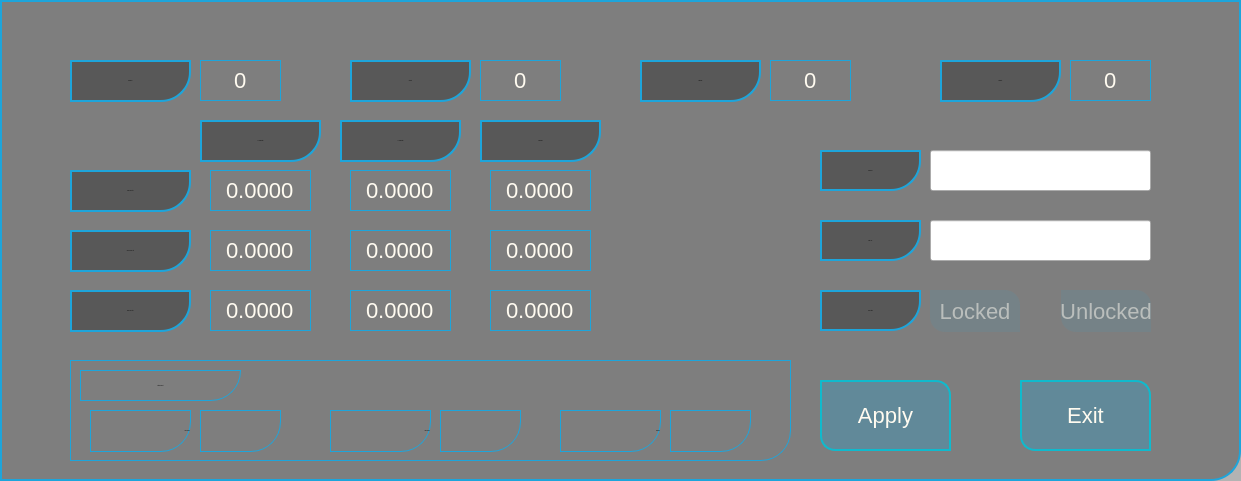
  <widget class="QFrame" name="Configurationframe">
   <property name="geometry">
    <rect>
     <x>60</x>
     <y>80</y>
     <width>1241</width>
     <height>481</height>
    </rect>
   </property>
   <property name="styleSheet">
    <string notr="true">QFrame{
border:2px solid rgba(29,165,219,1.0);
border-bottom-right-radius: 30px;
background-color:rgba(0, 0, 0, 0.3);
}</string>
   </property>
   <property name="frameShape">
    <enum>QFrame::StyledPanel</enum>
   </property>
   <property name="frameShadow">
    <enum>QFrame::Raised</enum>
   </property>
   <widget class="QFrame" name="StatusFrame">
    <property name="geometry">
     <rect>
      <x>70</x>
      <y>360</y>
      <width>721</width>
      <height>101</height>
     </rect>
    </property>
    <property name="styleSheet">
     <string notr="true">QFrame{
border:1px solid rgba(29,165,219,1.0);
border-bottom-right-radius: 30px;
background-color:rgba(0, 0, 0, 0);
}</string>
    </property>
    <property name="frameShape">
     <enum>QFrame::StyledPanel</enum>
    </property>
    <property name="frameShadow">
     <enum>QFrame::Raised</enum>
    </property>
    <widget class="QLabel" name="labelTitleStatus">
     <property name="geometry">
      <rect>
       <x>10</x>
       <y>10</y>
       <width>161</width>
       <height>31</height>
      </rect>
     </property>
     <property name="font">
      <font>
       <pointsize>-1</pointsize>
      </font>
     </property>
     <property name="styleSheet">
      <string notr="true">QLabel{
font-size:22px;
color:rgba(29,165,219,1.0);
border:none;
};</string>
     </property>
     <property name="text">
      <string>Status Report:</string>
     </property>
     <property name="alignment">
      <set>Qt::AlignCenter</set>
     </property>
    </widget>
    <widget class="QLabel" name="labelSWVerNumTitle">
     <property name="geometry">
      <rect>
       <x>20</x>
       <y>50</y>
       <width>101</width>
       <height>42</height>
      </rect>
     </property>
     <property name="font">
      <font>
       <pointsize>-1</pointsize>
      </font>
     </property>
     <property name="styleSheet">
      <string notr="true">QLabel{
font-size:22px;
color:rgba(29,165,219,1.0);
border:none;
};</string>
     </property>
     <property name="text">
      <string>SWVerNum:</string>
     </property>
     <property name="alignment">
      <set>Qt::AlignRight|Qt::AlignTrailing|Qt::AlignVCenter</set>
     </property>
    </widget>
    <widget class="QLabel" name="labelSWVerNum">
     <property name="geometry">
      <rect>
       <x>130</x>
       <y>50</y>
       <width>81</width>
       <height>42</height>
      </rect>
     </property>
     <property name="font">
      <font>
       <pointsize>-1</pointsize>
      </font>
     </property>
     <property name="styleSheet">
      <string notr="true">QLabel{
font-size:22px;
color:rgba(29,165,219,1.0);
border:none;
};</string>
     </property>
     <property name="text">
      <string/>
     </property>
     <property name="alignment">
      <set>Qt::AlignLeading|Qt::AlignLeft|Qt::AlignVCenter</set>
     </property>
    </widget>
    <widget class="QLabel" name="labelErrRespTitle">
     <property name="geometry">
      <rect>
       <x>490</x>
       <y>50</y>
       <width>101</width>
       <height>42</height>
      </rect>
     </property>
     <property name="font">
      <font>
       <pointsize>-1</pointsize>
      </font>
     </property>
     <property name="styleSheet">
      <string notr="true">QLabel{
font-size:22px;
color:rgba(29,165,219,1.0);
border:none;
};</string>
     </property>
     <property name="text">
      <string>ErrResp:</string>
     </property>
     <property name="alignment">
      <set>Qt::AlignRight|Qt::AlignTrailing|Qt::AlignVCenter</set>
     </property>
    </widget>
    <widget class="QLabel" name="labelErrResp">
     <property name="geometry">
      <rect>
       <x>600</x>
       <y>50</y>
       <width>81</width>
       <height>42</height>
      </rect>
     </property>
     <property name="font">
      <font>
       <pointsize>-1</pointsize>
      </font>
     </property>
     <property name="styleSheet">
      <string notr="true">QLabel{
font-size:22px;
color:rgba(29,165,219,1.0);
border:none;
};</string>
     </property>
     <property name="text">
      <string/>
     </property>
     <property name="alignment">
      <set>Qt::AlignLeading|Qt::AlignLeft|Qt::AlignVCenter</set>
     </property>
    </widget>
    <widget class="QLabel" name="labelHWVerNumTitle">
     <property name="geometry">
      <rect>
       <x>260</x>
       <y>50</y>
       <width>101</width>
       <height>42</height>
      </rect>
     </property>
     <property name="font">
      <font>
       <pointsize>-1</pointsize>
      </font>
     </property>
     <property name="styleSheet">
      <string notr="true">QLabel{
font-size:22px;
color:rgba(29,165,219,1.0);
border:none;
};</string>
     </property>
     <property name="text">
      <string>HWVerNum:</string>
     </property>
     <property name="alignment">
      <set>Qt::AlignRight|Qt::AlignTrailing|Qt::AlignVCenter</set>
     </property>
    </widget>
    <widget class="QLabel" name="labelHWVerNum">
     <property name="geometry">
      <rect>
       <x>370</x>
       <y>50</y>
       <width>81</width>
       <height>42</height>
      </rect>
     </property>
     <property name="font">
      <font>
       <pointsize>-1</pointsize>
      </font>
     </property>
     <property name="styleSheet">
      <string notr="true">QLabel{
font-size:22px;
color:rgba(29,165,219);
border:none;
};</string>
     </property>
     <property name="text">
      <string/>
     </property>
     <property name="alignment">
      <set>Qt::AlignLeading|Qt::AlignLeft|Qt::AlignVCenter</set>
     </property>
    </widget>
   </widget>
   <widget class="QLabel" name="labelLuminous">
    <property name="geometry">
     <rect>
      <x>480</x>
      <y>120</y>
      <width>121</width>
      <height>42</height>
     </rect>
    </property>
    <property name="font">
     <font>
      <pointsize>-1</pointsize>
     </font>
    </property>
    <property name="styleSheet">
     <string notr="true">QLabel{
font-size:22px;
color:rgba(29,165,219,1.0);
background-color:rgba(0, 0, 0, 0);
border:none;
};</string>
    </property>
    <property name="text">
     <string>Luminous</string>
    </property>
    <property name="alignment">
     <set>Qt::AlignCenter</set>
    </property>
   </widget>
   <widget class="QLabel" name="labelBlueAttr">
    <property name="geometry">
     <rect>
      <x>70</x>
      <y>290</y>
      <width>121</width>
      <height>42</height>
     </rect>
    </property>
    <property name="font">
     <font>
      <pointsize>-1</pointsize>
     </font>
    </property>
    <property name="styleSheet">
     <string notr="true">QLabel{
font-size:22px;
color:rgba(29,165,219,1.0);
background-color:rgba(0, 0, 0, 0);
border:none;
};</string>
    </property>
    <property name="text">
     <string>Blue Color Attr:</string>
    </property>
    <property name="alignment">
     <set>Qt::AlignCenter</set>
    </property>
   </widget>
   <widget class="QDoubleSpinBox" name="doubleSpinBoxRX">
    <property name="geometry">
     <rect>
      <x>210</x>
      <y>170</y>
      <width>101</width>
      <height>41</height>
     </rect>
    </property>
    <property name="styleSheet">
     <string notr="true">QDoubleSpinBox{
border:1px solid rgb(29,165,219);
color:rgb(255,251,240);
font-size:22px;
background-color:rgba(0,0,0,0);
}

QDoubleSpinBox::up-button
{
  width:0px;
  height:0px;
}
QDoubleSpinBox::down-button
{
  width:0px;
  height:0px;
}</string>
    </property>
    <property name="alignment">
     <set>Qt::AlignCenter</set>
    </property>
    <property name="decimals">
     <number>4</number>
    </property>
    <property name="maximum">
     <double>1.000000000000000</double>
    </property>
    <property name="singleStep">
     <double>0.000010000000000</double>
    </property>
   </widget>
   <widget class="QDoubleSpinBox" name="doubleSpinBoxBX">
    <property name="geometry">
     <rect>
      <x>210</x>
      <y>290</y>
      <width>101</width>
      <height>41</height>
     </rect>
    </property>
    <property name="styleSheet">
     <string notr="true">QDoubleSpinBox{
border:1px solid rgb(29,165,219);
color:rgb(255,251,240);
font-size:22px;
background-color:rgba(0,0,0,0);
}

QDoubleSpinBox::up-button
{
  width:0px;
  height:0px;
}
QDoubleSpinBox::down-button
{
  width:0px;
  height:0px;
}</string>
    </property>
    <property name="alignment">
     <set>Qt::AlignCenter</set>
    </property>
    <property name="decimals">
     <number>4</number>
    </property>
    <property name="maximum">
     <double>1.000000000000000</double>
    </property>
    <property name="singleStep">
     <double>0.000010000000000</double>
    </property>
   </widget>
   <widget class="QLabel" name="labelRedAttr">
    <property name="geometry">
     <rect>
      <x>70</x>
      <y>170</y>
      <width>121</width>
      <height>42</height>
     </rect>
    </property>
    <property name="font">
     <font>
      <pointsize>-1</pointsize>
     </font>
    </property>
    <property name="styleSheet">
     <string notr="true">QLabel{
font-size:22px;
color:rgba(29,165,219,1.0);
background-color:rgba(0, 0, 0, 0);
border:none;
};</string>
    </property>
    <property name="text">
     <string>Red Color Attr:</string>
    </property>
    <property name="alignment">
     <set>Qt::AlignCenter</set>
    </property>
   </widget>
   <widget class="QLabel" name="labelYCoordinate">
    <property name="geometry">
     <rect>
      <x>340</x>
      <y>120</y>
      <width>121</width>
      <height>42</height>
     </rect>
    </property>
    <property name="font">
     <font>
      <pointsize>-1</pointsize>
     </font>
    </property>
    <property name="styleSheet">
     <string notr="true">QLabel{
font-size:22px;
color:rgba(29,165,219,1.0);
background-color:rgba(0, 0, 0, 0);
border:none;
};</string>
    </property>
    <property name="text">
     <string>Y Coordinate</string>
    </property>
    <property name="alignment">
     <set>Qt::AlignCenter</set>
    </property>
   </widget>
   <widget class="QDoubleSpinBox" name="doubleSpinBoxBY">
    <property name="geometry">
     <rect>
      <x>350</x>
      <y>290</y>
      <width>101</width>
      <height>41</height>
     </rect>
    </property>
    <property name="styleSheet">
     <string notr="true">QDoubleSpinBox{
border:1px solid rgb(29,165,219);
color:rgb(255,251,240);
font-size:22px;
background-color:rgba(0,0,0,0);
}

QDoubleSpinBox::up-button
{
  width:0px;
  height:0px;
}
QDoubleSpinBox::down-button
{
  width:0px;
  height:0px;
}</string>
    </property>
    <property name="alignment">
     <set>Qt::AlignCenter</set>
    </property>
    <property name="decimals">
     <number>4</number>
    </property>
    <property name="maximum">
     <double>1.000000000000000</double>
    </property>
    <property name="singleStep">
     <double>0.000010000000000</double>
    </property>
   </widget>
   <widget class="QLabel" name="labelGteenAttr">
    <property name="geometry">
     <rect>
      <x>70</x>
      <y>230</y>
      <width>121</width>
      <height>42</height>
     </rect>
    </property>
    <property name="font">
     <font>
      <pointsize>-1</pointsize>
     </font>
    </property>
    <property name="styleSheet">
     <string notr="true">QLabel{
font-size:22px;
color:rgba(29,165,219,1.0);
background-color:rgba(0, 0, 0, 0);
border:none;
};</string>
    </property>
    <property name="text">
     <string>Green Color Attr:</string>
    </property>
    <property name="alignment">
     <set>Qt::AlignCenter</set>
    </property>
   </widget>
   <widget class="QDoubleSpinBox" name="doubleSpinBoxGL">
    <property name="geometry">
     <rect>
      <x>490</x>
      <y>230</y>
      <width>101</width>
      <height>41</height>
     </rect>
    </property>
    <property name="styleSheet">
     <string notr="true">QDoubleSpinBox{
border:1px solid rgb(29,165,219);
color:rgb(255,251,240);
font-size:22px;
background-color:rgba(0,0,0,0);
}

QDoubleSpinBox::up-button
{
  width:0px;
  height:0px;
}
QDoubleSpinBox::down-button
{
  width:0px;
  height:0px;
}</string>
    </property>
    <property name="alignment">
     <set>Qt::AlignCenter</set>
    </property>
    <property name="decimals">
     <number>4</number>
    </property>
    <property name="maximum">
     <double>10.000000000000000</double>
    </property>
    <property name="singleStep">
     <double>0.000010000000000</double>
    </property>
   </widget>
   <widget class="QDoubleSpinBox" name="doubleSpinBoxRL">
    <property name="geometry">
     <rect>
      <x>490</x>
      <y>170</y>
      <width>101</width>
      <height>41</height>
     </rect>
    </property>
    <property name="styleSheet">
     <string notr="true">QDoubleSpinBox{
border:1px solid rgb(29,165,219);
color:rgb(255,251,240);
font-size:22px;
background-color:rgba(0,0,0,0);
}

QDoubleSpinBox::up-button
{
  width:0px;
  height:0px;
}
QDoubleSpinBox::down-button
{
  width:0px;
  height:0px;
}</string>
    </property>
    <property name="alignment">
     <set>Qt::AlignCenter</set>
    </property>
    <property name="decimals">
     <number>4</number>
    </property>
    <property name="maximum">
     <double>10.000000000000000</double>
    </property>
    <property name="singleStep">
     <double>0.000010000000000</double>
    </property>
   </widget>
   <widget class="QDoubleSpinBox" name="doubleSpinBoxGX">
    <property name="geometry">
     <rect>
      <x>210</x>
      <y>230</y>
      <width>101</width>
      <height>41</height>
     </rect>
    </property>
    <property name="styleSheet">
     <string notr="true">QDoubleSpinBox{
border:1px solid rgb(29,165,219);
color:rgb(255,251,240);
font-size:22px;
background-color:rgba(0,0,0,0);
}

QDoubleSpinBox::up-button
{
  width:0px;
  height:0px;
}
QDoubleSpinBox::down-button
{
  width:0px;
  height:0px;
}</string>
    </property>
    <property name="alignment">
     <set>Qt::AlignCenter</set>
    </property>
    <property name="decimals">
     <number>4</number>
    </property>
    <property name="maximum">
     <double>1.000000000000000</double>
    </property>
    <property name="singleStep">
     <double>0.000010000000000</double>
    </property>
   </widget>
   <widget class="QDoubleSpinBox" name="doubleSpinBoxGY">
    <property name="geometry">
     <rect>
      <x>350</x>
      <y>230</y>
      <width>101</width>
      <height>41</height>
     </rect>
    </property>
    <property name="styleSheet">
     <string notr="true">QDoubleSpinBox{
border:1px solid rgb(29,165,219);
color:rgb(255,251,240);
font-size:22px;
background-color:rgba(0,0,0,0);
}

QDoubleSpinBox::up-button
{
  width:0px;
  height:0px;
}
QDoubleSpinBox::down-button
{
  width:0px;
  height:0px;
}</string>
    </property>
    <property name="alignment">
     <set>Qt::AlignCenter</set>
    </property>
    <property name="decimals">
     <number>4</number>
    </property>
    <property name="maximum">
     <double>1.000000000000000</double>
    </property>
    <property name="singleStep">
     <double>0.000010000000000</double>
    </property>
   </widget>
   <widget class="QLabel" name="labelXCoordinate">
    <property name="geometry">
     <rect>
      <x>200</x>
      <y>120</y>
      <width>121</width>
      <height>42</height>
     </rect>
    </property>
    <property name="font">
     <font>
      <pointsize>-1</pointsize>
     </font>
    </property>
    <property name="styleSheet">
     <string notr="true">QLabel{
font-size:22px;
color:rgba(29,165,219,1.0);
background-color:rgba(0, 0, 0, 0);
border:none;
};</string>
    </property>
    <property name="text">
     <string>X Coordinate</string>
    </property>
    <property name="alignment">
     <set>Qt::AlignCenter</set>
    </property>
   </widget>
   <widget class="QDoubleSpinBox" name="doubleSpinBoxBL">
    <property name="geometry">
     <rect>
      <x>490</x>
      <y>290</y>
      <width>101</width>
      <height>41</height>
     </rect>
    </property>
    <property name="styleSheet">
     <string notr="true">QDoubleSpinBox{
border:1px solid rgb(29,165,219);
color:rgb(255,251,240);
font-size:22px;
background-color:rgba(0,0,0,0);
}

QDoubleSpinBox::up-button
{
  width:0px;
  height:0px;
}
QDoubleSpinBox::down-button
{
  width:0px;
  height:0px;
}</string>
    </property>
    <property name="alignment">
     <set>Qt::AlignCenter</set>
    </property>
    <property name="decimals">
     <number>4</number>
    </property>
    <property name="maximum">
     <double>10.000000000000000</double>
    </property>
    <property name="singleStep">
     <double>0.000010000000000</double>
    </property>
   </widget>
   <widget class="QDoubleSpinBox" name="doubleSpinBoxRY">
    <property name="geometry">
     <rect>
      <x>350</x>
      <y>170</y>
      <width>101</width>
      <height>41</height>
     </rect>
    </property>
    <property name="styleSheet">
     <string notr="true">QDoubleSpinBox{
border:1px solid rgb(29,165,219);
color:rgb(255,251,240);
font-size:22px;
background-color:rgba(0,0,0,0);
}

QDoubleSpinBox::up-button
{
  width:0px;
  height:0px;
}
QDoubleSpinBox::down-button
{
  width:0px;
  height:0px;
}</string>
    </property>
    <property name="alignment">
     <set>Qt::AlignCenter</set>
    </property>
    <property name="decimals">
     <number>4</number>
    </property>
    <property name="maximum">
     <double>1.000000000000000</double>
    </property>
    <property name="singleStep">
     <double>0.000010000000000</double>
    </property>
   </widget>
   <widget class="QPushButton" name="pushButtonCancel">
    <property name="geometry">
     <rect>
      <x>1020</x>
      <y>380</y>
      <width>131</width>
      <height>71</height>
     </rect>
    </property>
    <property name="font">
     <font>
      <pointsize>-1</pointsize>
     </font>
    </property>
    <property name="styleSheet">
     <string notr="true">QPushButton{
border:2px solid #0fbacd;
border-top-right-radius: 15px;
border-bottom-left-radius: 15px;
color:rgb(255,251,240);
background:rgba(29, 165, 219, 0.3);
font-size:22px;
}</string>
    </property>
    <property name="text">
     <string>Exit</string>
    </property>
   </widget>
   <widget class="QPushButton" name="pushButtonAccept">
    <property name="geometry">
     <rect>
      <x>820</x>
      <y>380</y>
      <width>131</width>
      <height>71</height>
     </rect>
    </property>
    <property name="font">
     <font>
      <pointsize>-1</pointsize>
     </font>
    </property>
    <property name="styleSheet">
     <string notr="true">QPushButton{
border:2px solid #0fbacd;
border-top-right-radius: 15px;
border-bottom-left-radius: 15px;
color:rgb(255,251,240);
background:rgba(29, 165, 219, 0.3);
font-size:22px;
}</string>
    </property>
    <property name="text">
     <string>Apply</string>
    </property>
   </widget>
   <widget class="QPushButton" name="pushButtonUnlock">
    <property name="geometry">
     <rect>
      <x>1061</x>
      <y>290</y>
      <width>90</width>
      <height>42</height>
     </rect>
    </property>
    <property name="font">
     <font>
      <pointsize>-1</pointsize>
     </font>
    </property>
    <property name="styleSheet">
     <string notr="true">QPushButton{
border:0px;
border-top-right-radius: 15px;
border-bottom-left-radius: 15px;
color:rgba(255,251,240,0.5);
font-size:22px;
background:rgba(29, 165, 219, 0.1);
}</string>
    </property>
    <property name="text">
     <string>Unlocked</string>
    </property>
   </widget>
   <widget class="QLabel" name="labelSerialNO">
    <property name="geometry">
     <rect>
      <x>820</x>
      <y>150</y>
      <width>101</width>
      <height>41</height>
     </rect>
    </property>
    <property name="font">
     <font>
      <pointsize>-1</pointsize>
     </font>
    </property>
    <property name="styleSheet">
     <string notr="true">QLabel{
font-size:22px;
color:rgba(29,165,219,1.0);
background-color:rgba(0, 0, 0, 0);
border:none;
};</string>
    </property>
    <property name="text">
     <string>Serial NO.:</string>
    </property>
    <property name="alignment">
     <set>Qt::AlignCenter</set>
    </property>
   </widget>
   <widget class="QLineEdit" name="lineEditPN">
    <property name="geometry">
     <rect>
      <x>930</x>
      <y>220</y>
      <width>221</width>
      <height>41</height>
     </rect>
    </property>
    <property name="styleSheet">
     <string notr="true">QLineEdit{
font-size:22px;
color:rgb(255,251,240);
background:rgba(0,0,0,0);
border:1px solid rgb(29,165,219);
};</string>
    </property>
    <property name="text">
     <string/>
    </property>
    <property name="maxLength">
     <number>12</number>
    </property>
    <property name="alignment">
     <set>Qt::AlignCenter</set>
    </property>
   </widget>
   <widget class="QLabel" name="labelLockState">
    <property name="geometry">
     <rect>
      <x>820</x>
      <y>290</y>
      <width>101</width>
      <height>41</height>
     </rect>
    </property>
    <property name="font">
     <font>
      <pointsize>-1</pointsize>
     </font>
    </property>
    <property name="styleSheet">
     <string notr="true">QLabel{
font-size:22px;
color:rgba(29,165,219,1.0);
background-color:rgba(0, 0, 0, 0);
border:none;
};</string>
    </property>
    <property name="text">
     <string>Lock State:</string>
    </property>
    <property name="alignment">
     <set>Qt::AlignCenter</set>
    </property>
   </widget>
   <widget class="QLabel" name="labelPartNO">
    <property name="geometry">
     <rect>
      <x>820</x>
      <y>220</y>
      <width>101</width>
      <height>41</height>
     </rect>
    </property>
    <property name="font">
     <font>
      <pointsize>-1</pointsize>
     </font>
    </property>
    <property name="styleSheet">
     <string notr="true">QLabel{
font-size:22px;
color:rgba(29,165,219,1.0);
background-color:rgba(0, 0, 0, 0);
border:none;
};</string>
    </property>
    <property name="text">
     <string>Part NO.:</string>
    </property>
    <property name="alignment">
     <set>Qt::AlignCenter</set>
    </property>
   </widget>
   <widget class="QLineEdit" name="lineEditSerial">
    <property name="geometry">
     <rect>
      <x>930</x>
      <y>150</y>
      <width>221</width>
      <height>41</height>
     </rect>
    </property>
    <property name="styleSheet">
     <string notr="true">QLineEdit{
font-size:22px;
color:rgb(255,251,240);
background:rgba(0,0,0,0);
border:1px solid rgb(29,165,219);
};</string>
    </property>
    <property name="text">
     <string/>
    </property>
    <property name="maxLength">
     <number>21</number>
    </property>
    <property name="alignment">
     <set>Qt::AlignCenter</set>
    </property>
   </widget>
   <widget class="QPushButton" name="pushButtonLock">
    <property name="geometry">
     <rect>
      <x>930</x>
      <y>290</y>
      <width>90</width>
      <height>42</height>
     </rect>
    </property>
    <property name="font">
     <font>
      <pointsize>-1</pointsize>
     </font>
    </property>
    <property name="styleSheet">
     <string notr="true">QPushButton{
border:0px;
border-top-right-radius: 15px;
border-bottom-left-radius: 15px;
color:rgba(255,251,240,0.5);
font-size:22px;
background:rgba(29, 165, 219, 0.1);
}</string>
    </property>
    <property name="text">
     <string>Locked</string>
    </property>
   </widget>
   <widget class="QLabel" name="labelGroupAddr">
    <property name="geometry">
     <rect>
      <x>350</x>
      <y>60</y>
      <width>121</width>
      <height>42</height>
     </rect>
    </property>
    <property name="font">
     <font>
      <pointsize>-1</pointsize>
     </font>
    </property>
    <property name="styleSheet">
     <string notr="true">QLabel{
font-size:22px;
color:rgba(29,165,219,1.0);
background-color:rgba(0, 0, 0, 0);
border:none;
};</string>
    </property>
    <property name="text">
     <string>CtrlList:</string>
    </property>
    <property name="alignment">
     <set>Qt::AlignCenter</set>
    </property>
   </widget>
   <widget class="QSpinBox" name="spinBoxGA">
    <property name="geometry">
     <rect>
      <x>480</x>
      <y>60</y>
      <width>81</width>
      <height>41</height>
     </rect>
    </property>
    <property name="styleSheet">
     <string notr="true">QSpinBox{
border:1px solid rgb(29,165,219);
color:rgb(255,251,240);
font-size:22px;
background-color:rgba(0,0,0,0);
}

QSpinBox::up-button
{
  width:0px;
  height:0px;
}
QSpinBox::down-button
{
  width:0px;
  height:0px;
}</string>
    </property>
    <property name="alignment">
     <set>Qt::AlignCenter</set>
    </property>
    <property name="maximum">
     <number>65536</number>
    </property>
    <property name="value">
     <number>0</number>
    </property>
   </widget>
   <widget class="QSpinBox" name="spinBoxSA">
    <property name="geometry">
     <rect>
      <x>200</x>
      <y>60</y>
      <width>81</width>
      <height>41</height>
     </rect>
    </property>
    <property name="styleSheet">
     <string notr="true">QSpinBox{
border:1px solid rgb(29,165,219);
color:rgb(255,251,240);
font-size:22px;
background-color:rgba(0,0,0,0);
}

QSpinBox::up-button
{
  width:0px;
  height:0px;
}
QSpinBox::down-button
{
  width:0px;
  height:0px;
}</string>
    </property>
    <property name="alignment">
     <set>Qt::AlignCenter</set>
    </property>
    <property name="maximum">
     <number>32767</number>
    </property>
    <property name="value">
     <number>0</number>
    </property>
    <property name="displayIntegerBase">
     <number>10</number>
    </property>
   </widget>
   <widget class="QLabel" name="labelSingleAddr">
    <property name="geometry">
     <rect>
      <x>70</x>
      <y>60</y>
      <width>121</width>
      <height>42</height>
     </rect>
    </property>
    <property name="font">
     <font>
      <pointsize>-1</pointsize>
     </font>
    </property>
    <property name="styleSheet">
     <string notr="true">QLabel{
font-size:22px;
color:rgba(29,165,219,1.0);
background-color:rgba(0, 0, 0, 0);
border:none;
};</string>
    </property>
    <property name="text">
     <string>Frame ID:</string>
    </property>
    <property name="alignment">
     <set>Qt::AlignCenter</set>
    </property>
   </widget>
   <widget class="QSpinBox" name="spinBoxPlatform">
    <property name="geometry">
     <rect>
      <x>770</x>
      <y>60</y>
      <width>81</width>
      <height>41</height>
     </rect>
    </property>
    <property name="styleSheet">
     <string notr="true">QSpinBox{
border:1px solid rgb(29,165,219);
color:rgb(255,251,240);
font-size:22px;
background-color:rgba(0,0,0,0);
}

QSpinBox::up-button
{
  width:0px;
  height:0px;
}
QSpinBox::down-button
{
  width:0px;
  height:0px;
}</string>
    </property>
    <property name="alignment">
     <set>Qt::AlignCenter</set>
    </property>
    <property name="maximum">
     <number>15</number>
    </property>
    <property name="value">
     <number>0</number>
    </property>
   </widget>
   <widget class="QLabel" name="labelPlatform">
    <property name="geometry">
     <rect>
      <x>640</x>
      <y>60</y>
      <width>121</width>
      <height>42</height>
     </rect>
    </property>
    <property name="font">
     <font>
      <pointsize>-1</pointsize>
     </font>
    </property>
    <property name="styleSheet">
     <string notr="true">QLabel{
font-size:22px;
color:rgba(29,165,219,1.0);
background-color:rgba(0, 0, 0, 0);
border:none;
};</string>
    </property>
    <property name="text">
     <string>Platform:</string>
    </property>
    <property name="alignment">
     <set>Qt::AlignCenter</set>
    </property>
   </widget>
   <widget class="QSpinBox" name="spinBoxIntensity">
    <property name="geometry">
     <rect>
      <x>1070</x>
      <y>60</y>
      <width>81</width>
      <height>41</height>
     </rect>
    </property>
    <property name="styleSheet">
     <string notr="true">QSpinBox{
border:1px solid rgb(29,165,219);
color:rgb(255,251,240);
font-size:22px;
background-color:rgba(0,0,0,0);
}

QSpinBox::up-button
{
  width:0px;
  height:0px;
}
QSpinBox::down-button
{
  width:0px;
  height:0px;
}</string>
    </property>
    <property name="alignment">
     <set>Qt::AlignCenter</set>
    </property>
    <property name="maximum">
     <number>99999</number>
    </property>
    <property name="value">
     <number>0</number>
    </property>
   </widget>
   <widget class="QLabel" name="labelIntensity">
    <property name="geometry">
     <rect>
      <x>940</x>
      <y>60</y>
      <width>121</width>
      <height>42</height>
     </rect>
    </property>
    <property name="font">
     <font>
      <pointsize>-1</pointsize>
     </font>
    </property>
    <property name="styleSheet">
     <string notr="true">QLabel{
font-size:22px;
color:rgba(29,165,219,1.0);
background-color:rgba(0, 0, 0, 0);
border:none;
};</string>
    </property>
    <property name="text">
     <string>Intensity:</string>
    </property>
    <property name="alignment">
     <set>Qt::AlignCenter</set>
    </property>
   </widget>
  </widget>
